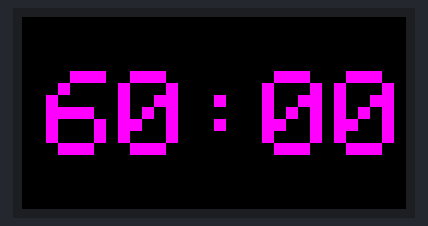
Simulated run of this sketch. Board: ESP32. Parts: 64×32 colour display.

Above: at 0.1 s.
At 4.1 s:
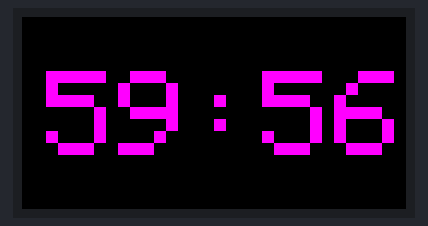
At 9.1 s:
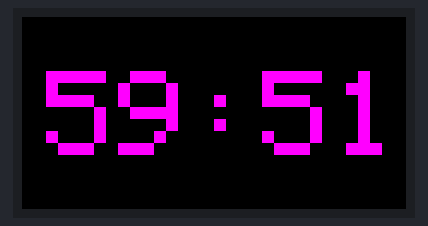
At 19.1 s:
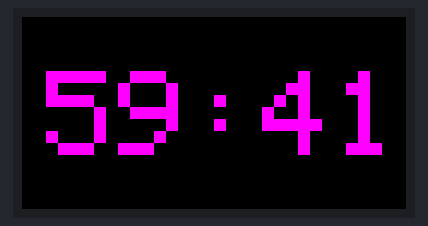
At 28.1 s:
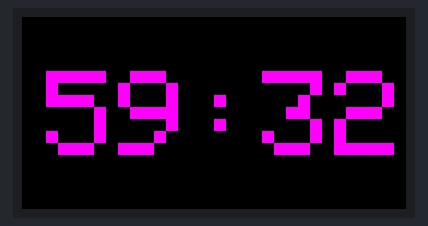
At 38.2 s:
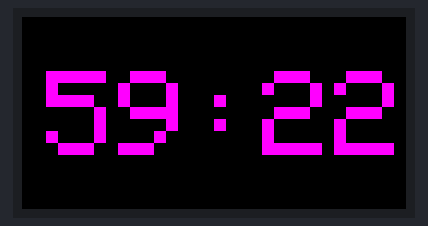

Measured:
- what the display in image 1 shows lasts 1.0 s, from 4.0 s to 5.0 s

The sketch:

Escape_Room_Timer.ino
```cpp
// ESP32 → Panel
// Panel Pin	ESP32 GPIO  Colour Cable

// G1	        26          1-Green
// GND        GND         1-Yellow
// G2	        12          1-Orange
// GND        GND         1-Red
// B	        19          1-Brown
// D	        17          1-Black
// LAT	      4           1-White
// GND	      GND         1-Grey

// R1	        25          2-Orange
// B1	        27          2-Red
// R2	        14          2-Brown
// B2	        13          2-Black
// A	        23          2-White
// C	        5           2-Grey
// CLK	      16          2-Purple
// OE	        15          2-Blue


#include <ESP32-HUB75-MatrixPanel-I2S-DMA.h>

#define PANEL_WIDTH 64
#define PANEL_HEIGHT 32

MatrixPanel_I2S_DMA *display = nullptr;

unsigned long startMillis;
unsigned long durationSeconds = 60 * 60;  // 60 minutes

void setup() {
  HUB75_I2S_CFG mxconfig(PANEL_WIDTH, PANEL_HEIGHT, 1);
  display = new MatrixPanel_I2S_DMA(mxconfig);

  display->begin();
  display->setBrightness8(150);

  startMillis = millis();
}

void loop() {

  unsigned long elapsed = (millis() - startMillis) / 1000;

  if (elapsed > durationSeconds) {
    elapsed = durationSeconds;
  }

  unsigned long remaining = durationSeconds - elapsed;

  int minutes = remaining / 60;
  int seconds = remaining % 60;

  char timeString[6];
  sprintf(timeString, "%02d:%02d", minutes, seconds);

  display->clearScreen();

  display->setTextSize(2);         // Bigger text
  display->setTextWrap(false);

  // Center roughly for 64x32 panel
  display->setCursor(4, 9);

  display->setTextColor(display->color565(255, 0, 255));
  display->print(timeString);

  delay(200);
}
```
